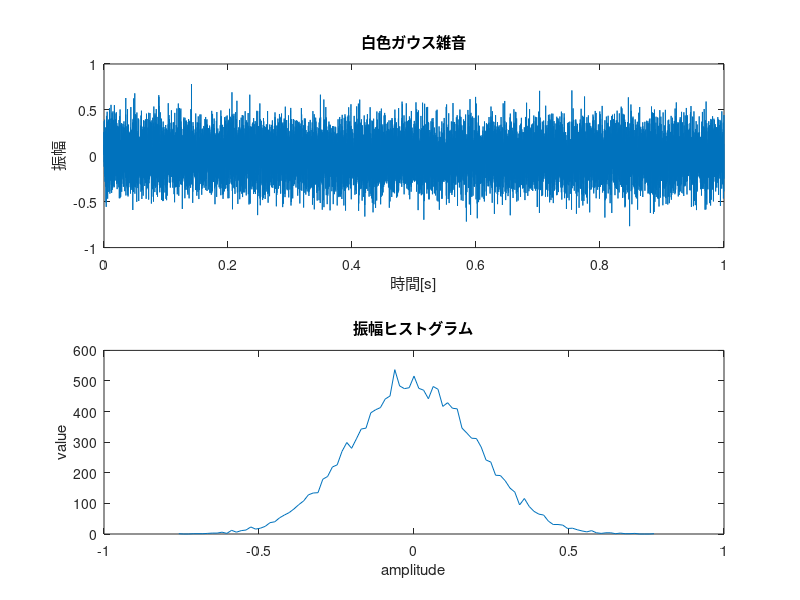

The MATLAB script that drew this image:
clear;

Fs=16000;            % sampling rate = 16kHz
t=([0:Fs-1]/Fs);     % time = 1sec
x=0.2*randn(1,Fs);   % make white noise


% plots from here 
subplot(2,1,1);
plot(t,x);
axis([0 1,-1 1]);
xlabel('時間[s]');
ylabel('振幅');
title('白色ガウス雑音');

subplot(2,1,2);
num=100;                %ヒストグラムを何段階に分割するのか
[h,c]=hist(x,num);      %h:各スロットの頻度,c:各スロットの中心値
plot(c,h);
ylabel('value');
xlabel('amplitude');
title('振幅ヒストグラム');

sound(x,Fs);